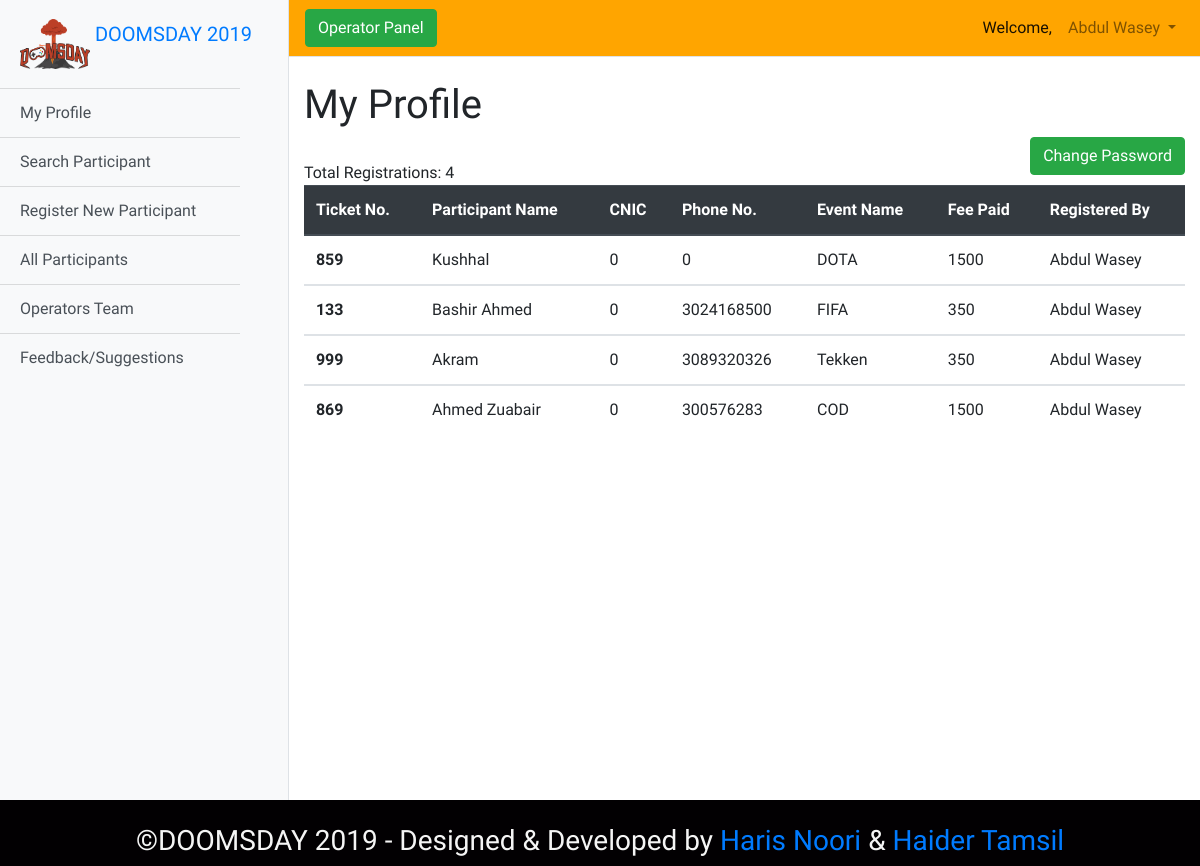
Screenshot of /src/operator/my_profile.php (signed in) with the database file from the repository.
### tables this page shows
CREATE TABLE `participants` (
  `p_id` int(6) NOT NULL,
  `p_name` varchar(50) NOT NULL,
  `p_cnic` bigint(30) NOT NULL,
  `p_phone` bigint(11) NOT NULL,
  `event_name` varchar(50) NOT NULL,
  `fee_paid` int(20) NOT NULL,
  `registered_by` varchar(50) NOT NULL,
  `other_members` varchar(200) NOT NULL
);

### src/operator/my_profile.php (the view, shortened to what this page needs)
<?php include "../connect.php"; ?>
<!DOCTYPE html>
<html lang="en">
<head>
</head>
<body>
    <?php include "op_head.php" ?>
    <link rel="stylesheet" href="../../css/my_profile.css">
        <div class="container-fluid">
            <h1 class="mt-4">My Profile</h1>
            <a href="change_password.php"><button class="btn  btn-success" style="float:right">Change Password</button></a>
            <br>
        <table class="table mytable">
            <thead class="thead-dark">
                <tr>
                    <th scope="col">Ticket No.</th>
                    <th scope="col">Participant Name</th>
                    <th scope="col">CNIC</th>
                    <th scope="col">Phone No.</th>
                    <th scope="col">Event Name</th>
                    <th scope="col">Fee Paid</th>
                    <th scope="col">Registered By</th>
                </tr>
            </thead>
            <?php
                $qry = " SELECT * FROM participants WHERE registered_by = '".$_SESSION["operator"]."' ";
                $res = $con->query($qry);
                if($res->num_rows > 0)
                {   echo "Total Registrations: ".$res->num_rows;
                    while($row = $res->fetch_assoc())
                    {
                        ?>
            <tbody>
                <tr>
                    <th scope="row"> <?php echo " ".$row["p_id"]." " ?> </th>
                    <td><?php echo " ".$row["p_name"]." " ?></td>
                    <td><?php echo " ".$row["p_cnic"]." " ?></td>
                    <td><?php echo " ".$row["p_phone"]." " ?></td>
                    <td><?php echo " ".$row["event_name"]." " ?></td>
                    <td><?php echo " ".$row["fee_paid"]." " ?></td>
                    <td><?php echo " ".$row["registered_by"]." " ?></td>
                </tr>
        <?php
                    }
            }
        ?>
            </tbody>
        </table>
        </div>
    <?php include "op_foot.php" ?>

### src/operator/op_head.php (shortened to what this page needs)
<!DOCTYPE html>
<html lang="en">
<head>
    <link rel="stylesheet" href="../../css/bootstrap.min.css">
    <link rel="stylesheet" href="../../css/operator_header.css">
    <link rel="stylesheet" href="../../css/simple-sidebar.css" rel="stylesheet">
</head>
<body>
    <div class="d-flex" id="wrapper">
        <div class="bg-light border-right" id="sidebar-wrapper">
            <div class="sidebar-heading">
                <a class="navbar-brand" href="operator_dashboard.php">
                    <img src="../../img/doomslogo.png" width="70" height="50" class="d-inline-block align-top" alt="">
                    DOOMSDAY 2019
                </a> </div>
            <div class="list-group list-group-flush">
                <a href="my_profile.php" class="list-group-item list-group-item-action bg-light">My Profile</a>
                <a href="search_participant.php" class="list-group-item list-group-item-action bg-light">Search
                    Participant</a>
                <a href="register_participant.php" class="list-group-item list-group-item-action bg-light">Register New
                    Participant</a>
                <a href="all_participants.php" class="list-group-item list-group-item-action bg-light">All Participants</a>
                <a href="operator_team.php" class="list-group-item list-group-item-action bg-light">Operators Team</a>
                <a href="#" class="list-group-item list-group-item-action bg-light">Feedback/Suggestions</a>
            </div>
        </div>
        <div id="page-content-wrapper">
            <nav class="navbar navbar-expand-lg navbar-light border-bottom mynavbar">
                <button class="btn btn-success mybtn" id="menu-toggle">Operator Panel</button>
                <div class="collapse navbar-collapse" id="navbarSupportedContent">
                    <ul class="navbar-nav ml-auto mt-2 mt-lg-0">
                        <li class="nav-item active">
                            <a class="nav-link" href="#">Welcome,<span class="sr-only">(current)</span></a>
                        </li>
                        <li class="nav-item dropdown">
                            <a class="nav-link dropdown-toggle" href="#" id="navbarDropdown" role="button"
                                data-toggle="dropdown" aria-haspopup="true" aria-expanded="false">
                                <?php echo $_SESSION["operator"]; ?>
                            </a>
                        </li>
                    </ul>
                </div>
            </nav>

### src/operator/op_foot.php (shortened to what this page needs)
</div>
    </div>
    <footer class="foot" style="background: #020002">
        <div class="row align-center copyright">
            <div class="col-sm-12" align="center" style="color:whitesmoke">
                <br>
                <h3>&copy;DOOMSDAY 2019 - Designed & Developed by <a href="https://imharis.wordpress.com/" target="_blank">Haris Noori</a> & <a href="https://www.facebook.com/haider.tamsil" target="_blank">Haider Tamsil</a> </h3>
            </div>
        </div>
    </footer>
</body>
</html>

### css/operator_header.css (style rules this page uses)
body { font-family: 'Big Shoulders Text', cursive; }
.mynavbar { background: orange; }

### css/simple-sidebar.css (style rules this page uses)
body { overflow-x: hidden; }
#sidebar-wrapper { min-height: 100vh; margin-left: -15rem; -webkit-transition: margin .25s ease-out; -moz-transition: margin .25s ease-out; -o-transition: margin .25s ease-out; transition: margin .25s ease-out; }
#sidebar-wrapper .sidebar-heading { padding: 0.875rem 1.25rem; font-size: 1.2rem; }
#sidebar-wrapper .list-group { width: 15rem; }
#page-content-wrapper { min-width: 100vw; }
@media (min-width: 768px) { #sidebar-wrapper { margin-left: 0; } }
@media (min-width: 768px) { #page-content-wrapper { min-width: 0; width: 100%; } }

### css/my_profile.css (style rules this page uses)
body { font-family: 'Big Shoulders Text', cursive; }
.mynavbar { background: orange; }

### rows the page displays
participants: p_id "859", p_name "Kushhal", p_cnic "0", p_phone "0", event_name "DOTA", fee_paid "1500", registered_by "Abdul Wasey"
participants: p_id "133", p_name "Bashir Ahmed", p_cnic "0", p_phone "3024168500", event_name "FIFA", fee_paid "350", registered_by "Abdul Wasey"
participants: p_id "999", p_name "Akram", p_cnic "0", p_phone "3089320326", event_name "Tekken", fee_paid "350", registered_by "Abdul Wasey"
participants: p_id "869", p_name "Ahmed Zuabair", p_cnic "0", p_phone "300576283", event_name "COD", fee_paid "1500", registered_by "Abdul Wasey"

### other values shown
$_SESSION["operator"] "Abdul Wasey"
